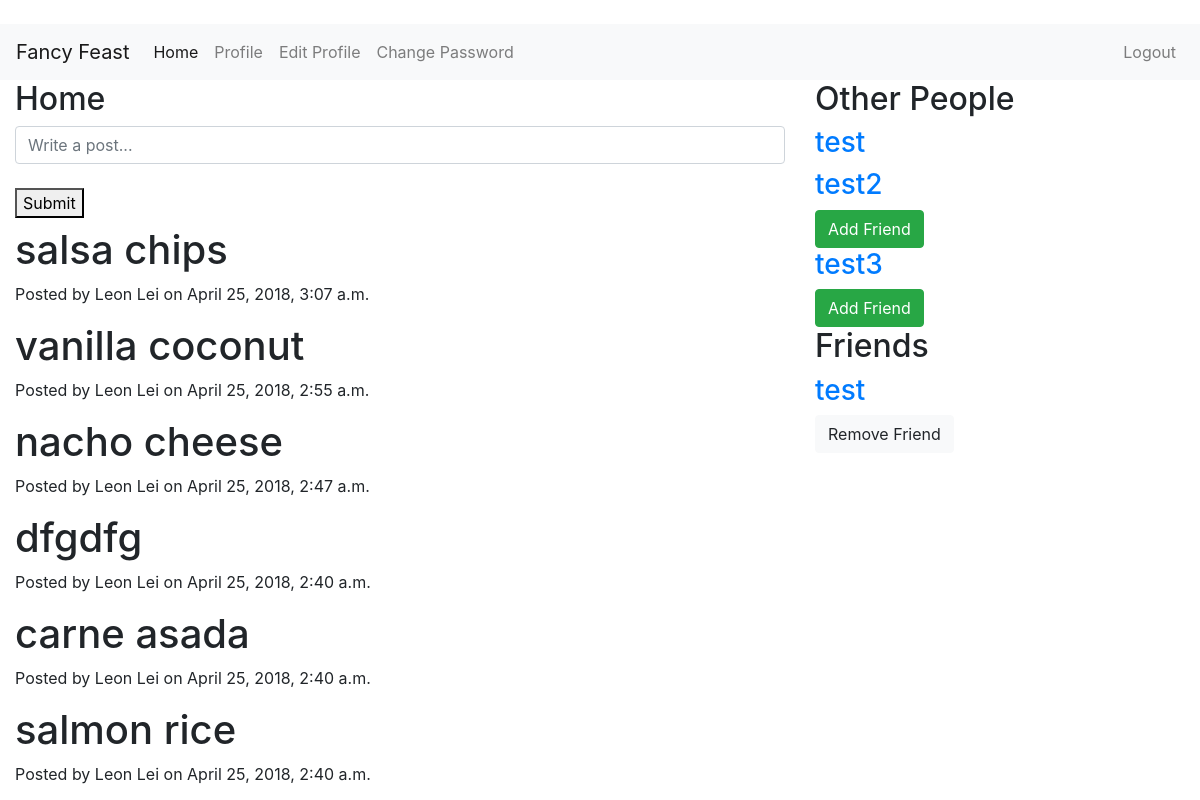
The app's page /home/ (signed in) with its own data.
### home/models.py (models this page shows)
class Post(models.Model):
    post = models.CharField(max_length=500)
    user = models.ForeignKey(User, on_delete=models.CASCADE)
    created = models.DateTimeField(auto_now_add=True)
    updated = models.DateTimeField(auto_now=True)

### home/views.py (the view, shortened to what this page needs)
# urls.py: path('', HomeView.as_view(), name='home'),
class HomeView(TemplateView):
    template_name = 'home/home.html'
    def get(self, request):
        form = HomeForm()
        posts = Post.objects.all().order_by('-created')
        users = User.objects.exclude(id=request.user.id)
        friend = Friend.objects.get(current_user=request.user) # object.get_or_create to account for users without a friend model
        friends = friend.users.all()
        args = {
            'form': form, 'posts': posts, 'users': users, 'friends':friends
        }
        return render(request, self.template_name, args)

### home/forms.py
class HomeForm(forms.ModelForm):
    post = forms.CharField(widget=forms.TextInput(
        attrs={
            'class': 'form-control',
            'placeholder': 'Write a post...',
        }
    ))
    class Meta:
        model = Post
        fields = ('post',)

### home/templates/home/home.html (shortened to what this page needs)
{% extends 'base.html' %}
{% block body %}
<div class="container-fluid">
  <div class="row">
    <div class="col-md-8">
        <h2>Home</h2>
        <form method="post">
            {{ form.post }}
            <br>
            <button type="submit">Submit</button>
        </form>
        {% for post in posts %}
            <h1>{{ post.post }}</h1>
            <p>Posted by {{ post.user.get_full_name }} on {{ post.created }}</p>
        {% endfor %}
    </div>
    <div class="col-md-4">
        <h2>Other People</h2>
        {% for user in users %}
            <a href="{% url 'accounts:view_profile_with_pk' pk=user.pk %}">
                <h3>{{ user.username }}</h3>
            </a>
            {% if not user in friends %}
            <a href="{% url 'home:change_friends' operation='add' pk=user.pk %}">
                <button type="button" class="btn btn-success">Add Friend</button>
            </a>
            {% endif %}
        {% endfor %}
        <h2>Friends</h2>
        {% for friend in friends %}
            <a href="{% url 'accounts:view_profile_with_pk' pk=user.pk %}">
                <h3>{{ friend.username }}</h3>
            </a>
            <a href="{% url 'home:change_friends' operation='remove' pk=friend.pk %}">
                <button type="button" class="btn btn-light">Remove Friend</button>
            </a>
        {% endfor %}
    </div>
  </div>
</div>
{% endblock %}

### accounts/templates/base.html (shortened to what this page needs)
<!DOCTYPE html>
<html>
    <head>
        <link rel="stylesheet" href="https://stackpath.bootstrapcdn.com/bootstrap/4.1.0/css/bootstrap.min.css">
    </head>
    <body>
        <br>
        <nav class="navbar navbar-expand-lg navbar-light bg-light">
          <a class="navbar-brand" href="{% url 'home:home' %}">Fancy Feast</a>
          <div class="collapse navbar-collapse" id="navbarNavAltMarkup">
            {% if user.is_authenticated %}
            <div class="navbar-nav">
              <a class="nav-item nav-link active" href="{% url 'home:home' %}">Home <span class="sr-only">(current)</span></a>
              <a class="nav-item nav-link" href="{% url 'accounts:view_profile' %}">Profile</a>
              <a class="nav-item nav-link" href="{% url 'accounts:edit_profile' %}">Edit Profile</a>
              <a class="nav-item nav-link" href="{% url 'accounts:change_password' %}">Change Password</a>
            </div>
            <div class="nav navbar-nav ml-auto">
              <a class="nav-item nav-link" href="{% url 'accounts:logout' %}">Logout</a>
            </div>
            {% endif %}
          </div>
        </nav>
        {% block body %}{% endblock %}
    </body>
</html>

### records on screen
Post: post "salsa chips", user.get_full_name "Leon Lei", created "April 25, 2018, 3:07 a.m."
Post: post "vanilla coconut", user.get_full_name "Leon Lei", created "April 25, 2018, 2:55 a.m."
Post: post "nacho cheese", user.get_full_name "Leon Lei", created "April 25, 2018, 2:47 a.m."
Post: post "dfgdfg", user.get_full_name "Leon Lei", created "April 25, 2018, 2:40 a.m."
Post: post "carne asada", user.get_full_name "Leon Lei", created "April 25, 2018, 2:40 a.m."
Post: post "salmon rice", user.get_full_name "Leon Lei", created "April 25, 2018, 2:40 a.m."

### other values on screen
{{ user.username }} "test"
{{ user.username }} "test2"
{{ user.username }} "test3"
{{ friend.username }} "test"
